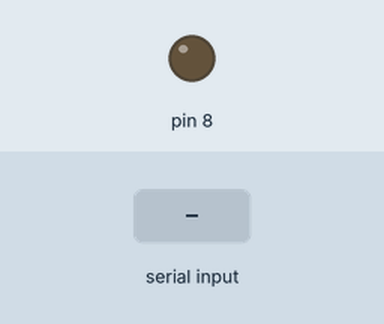
This sketch was run on a simulated Arduino Uno, built with avr-gcc and run on an emulated ATmega328P. On the bench: output pins drawn as LEDs (lit = HIGH). Dashed ring = blinking. The inputs (shaded band) are chosen by the test bench.

Above: at 1.2 s.
1.3 s: "1" received over Serial
At 1.45 s:
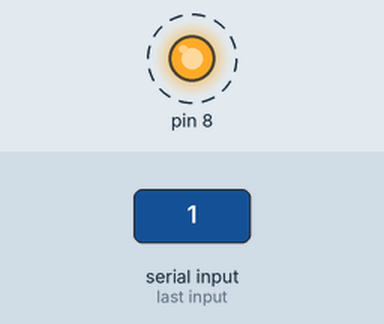
4.3 s: "0" received over Serial
At 5.4 s:
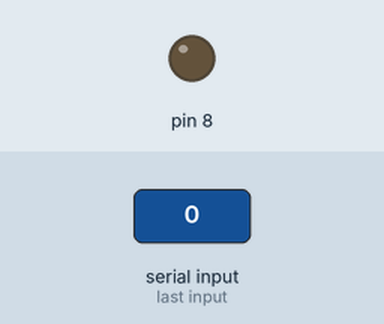
Timing chart, 0 to 7.3 s (numbered marks = the images above; inputs shaded):
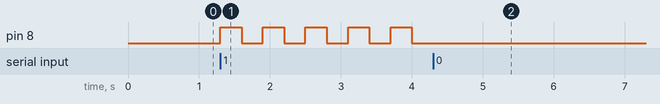

The sketch:

slave.ino
```cpp
char data;
bool blinkState = false;

void setup()
{
    Serial.begin(9600);
    pinMode(8, OUTPUT);
}

void loop()
{
    if (Serial.available())
    {
        data = Serial.read();
    }

    if (data == '1')
    {
        blinkState = true;
    }

    if (data == '0')
    {
        blinkState = false;
        digitalWrite(8, LOW);
    }

    if (blinkState)
    {
        digitalWrite(8, HIGH);
        delay(300);
        digitalWrite(8, LOW);
        delay(300);
    }
}
```

Measured:
- after the input at 1.3 s, pin 8: alternates HIGH for 0.30 s and LOW for 0.30 s, starting at once
- after the input at 4.3 s, pin 8: stops changing and stays LOW
